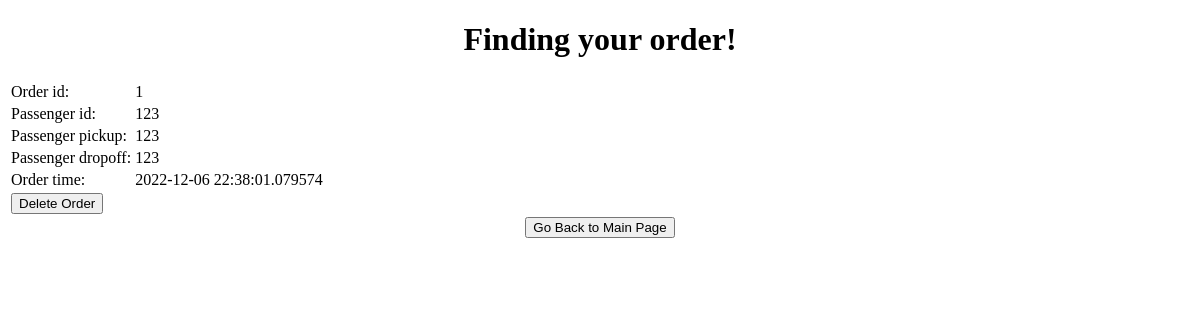
Page /order_p/123 on the earlier database version.
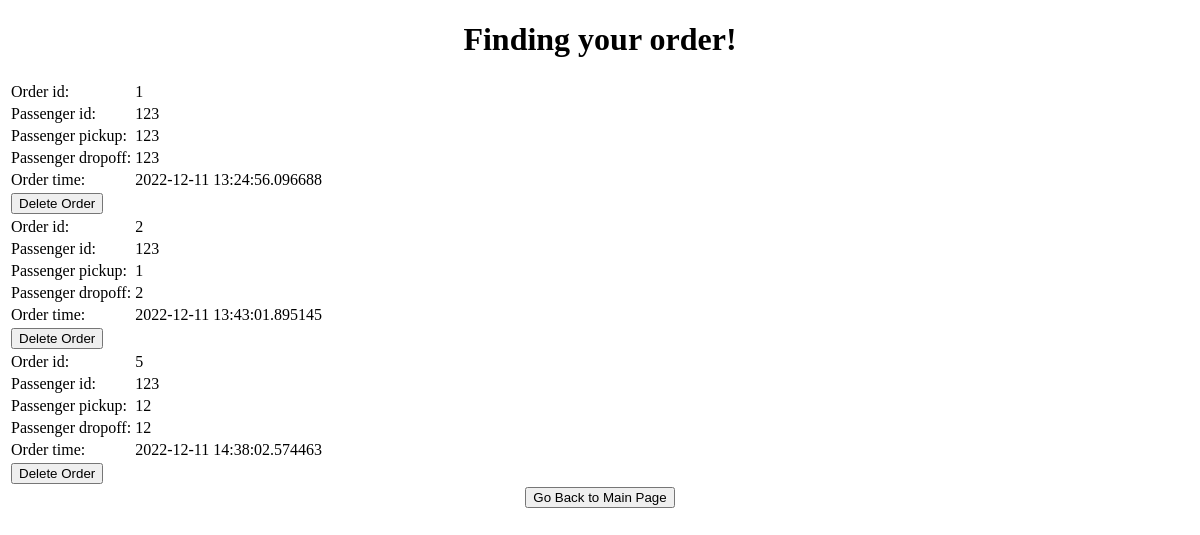
Same page on the later database version.
### app.py (models this page shows, shortened)
class Order(db.Model):
    o_id = db.Column(db.Integer, primary_key=True, autoincrement=True)
    d_id = db.Column(db.Integer, db.ForeignKey('driver.d_id'), default=-1)
    p_id = db.Column(db.Integer, db.ForeignKey('passenger.d_id'))
    pick_up = db.Column(db.String(200), default='')
    drop_off = db.Column(db.String(200), default='')
    date_created = db.Column(db.DateTime, default=datetime.utcnow)
    accept = db.Column(db.Boolean, default=False)
    done = db.Column(db.Boolean, default=False)
    payment_amount = db.Column(db.Integer)
    date_created = db.Column(db.DateTime, default=datetime.utcnow)
    accept = db.Column(db.Boolean, default=False)
    done = db.Column(db.Boolean, default=False)
    payment_amount = db.Column(db.Integer)

### app.py (the view)
@app.route('/order_p/<int:id>', methods=['POST', 'GET'])
def order_p(id):
    if request.method == 'GET':
        orders = Order.query.filter_by(p_id=id).all()
        return render_template('order_passenger.html', tasks=orders, id=id)

### templates/order_passenger.html (shortened to what this page needs)
{% extends 'base.html' %}
{% block body %}
<div class="content">
    <h1 style="text-align: center">Finding your order!</h1>
    <table>
        {% for task in tasks %}
        <div>
        <tr>
            <td>Order id: </td>
            <td>{{ task.o_id }}</td>
        </tr>
        <tr>
            <td>Passenger id: </td>
            <td>{{ task.p_id }}</td>
        </tr>
        <tr>
            <td>Passenger pickup: </td>
            <td>{{ task.pick_up }}</td>
        </tr>
        <tr>
            <td>Passenger dropoff: </td>
            <td>{{ task.drop_off }}</td>
        </tr>
        <tr>
            <td>Order time: </td>
            <td>{{ task.date_created }}</td>
        </tr>
        <tr><td>    <form action="/deleteOrder/{{task.p_id}}/{{task.o_id}}">
            <input type="submit" value="Delete Order" />
        </form></td></tr>
    </div>
        {% endfor %}
    </table>
    <center>     <form action="/homepage_p/{{id}}">
        <input type="submit" value="Go Back to Main Page" />
    </form>  </center>
</div>
{% endblock %}

Differences in the rows shown:
changed Order id 1: date_created "2022-12-06 22:38:01.079574" → "2022-12-11 13:24:56.096688"
now on this page (row edited): Order: o_id "2", p_id "123", pick_up "1", drop_off "2", date_created "2022-12-11 13:43:01.895145"
now on this page (row edited): Order: o_id "5", p_id "123", pick_up "12", drop_off "12", date_created "2022-12-11 14:38:02.574463"
